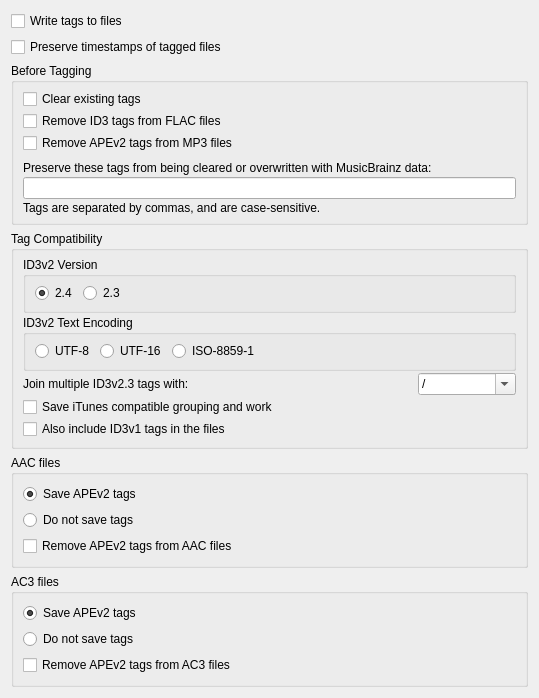
<?xml version="1.0" encoding="UTF-8"?>
<ui version="4.0">
 <class>TagsOptionsPage</class>
 <widget class="QWidget" name="TagsOptionsPage">
  <property name="geometry">
   <rect>
    <x>0</x>
    <y>0</y>
    <width>539</width>
    <height>633</height>
   </rect>
  </property>
  <layout class="QVBoxLayout">
   <item>
    <widget class="QCheckBox" name="write_tags">
     <property name="text">
      <string>Write tags to files</string>
     </property>
    </widget>
   </item>
   <item>
    <widget class="QCheckBox" name="preserve_timestamps">
     <property name="text">
      <string>Preserve timestamps of tagged files</string>
     </property>
    </widget>
   </item>
   <item>
    <widget class="QGroupBox" name="before_tagging">
     <property name="title">
      <string>Before Tagging</string>
     </property>
     <layout class="QVBoxLayout">
      <property name="spacing">
       <number>2</number>
      </property>
      <property name="topMargin">
       <number>6</number>
      </property>
      <property name="bottomMargin">
       <number>7</number>
      </property>
      <item>
       <widget class="QCheckBox" name="clear_existing_tags">
        <property name="text">
         <string>Clear existing tags</string>
        </property>
       </widget>
      </item>
      <item>
       <widget class="QCheckBox" name="remove_id3_from_flac">
        <property name="text">
         <string>Remove ID3 tags from FLAC files</string>
        </property>
       </widget>
      </item>
      <item>
       <widget class="QCheckBox" name="remove_ape_from_mp3">
        <property name="text">
         <string>Remove APEv2 tags from MP3 files</string>
        </property>
       </widget>
      </item>
      <item>
       <spacer name="verticalSpacer">
        <property name="orientation">
         <enum>Qt::Vertical</enum>
        </property>
        <property name="sizeType">
         <enum>QSizePolicy::Fixed</enum>
        </property>
        <property name="sizeHint" stdset="0">
         <size>
          <width>20</width>
          <height>6</height>
         </size>
        </property>
       </spacer>
      </item>
      <item>
       <widget class="QLabel" name="preserved_tags_label">
        <property name="text">
         <string>Preserve these tags from being cleared or overwritten with MusicBrainz data:</string>
        </property>
       </widget>
      </item>
      <item>
       <widget class="QLineEdit" name="preserved_tags"/>
      </item>
      <item>
       <widget class="QLabel" name="preserved_tags_help">
        <property name="text">
         <string>Tags are separated by commas, and are case-sensitive.</string>
        </property>
       </widget>
      </item>
     </layout>
    </widget>
   </item>
   <item>
    <widget class="QGroupBox" name="tag_compatibility">
     <property name="title">
      <string>Tag Compatibility</string>
     </property>
     <layout class="QVBoxLayout">
      <property name="spacing">
       <number>2</number>
      </property>
      <property name="topMargin">
       <number>6</number>
      </property>
      <property name="bottomMargin">
       <number>7</number>
      </property>
      <item>
       <widget class="QGroupBox" name="id3v2_version">
        <property name="title">
         <string>ID3v2 Version</string>
        </property>
        <property name="flat">
         <bool>false</bool>
        </property>
        <property name="checkable">
         <bool>false</bool>
        </property>
        <layout class="QHBoxLayout" name="horizontalLayout">
         <property name="topMargin">
          <number>6</number>
         </property>
         <property name="bottomMargin">
          <number>7</number>
         </property>
         <item>
          <widget class="QRadioButton" name="write_id3v24">
           <property name="text">
            <string>2.4</string>
           </property>
           <property name="checked">
            <bool>true</bool>
           </property>
          </widget>
         </item>
         <item>
          <widget class="QRadioButton" name="write_id3v23">
           <property name="text">
            <string>2.3</string>
           </property>
           <property name="checked">
            <bool>false</bool>
           </property>
          </widget>
         </item>
         <item>
          <widget class="QLabel" name="label">
           <property name="text">
            <string/>
           </property>
           <property name="wordWrap">
            <bool>true</bool>
           </property>
          </widget>
         </item>
         <item>
          <spacer name="horizontalSpacer_2">
           <property name="orientation">
            <enum>Qt::Horizontal</enum>
           </property>
           <property name="sizeHint" stdset="0">
            <size>
             <width>40</width>
             <height>20</height>
            </size>
           </property>
          </spacer>
         </item>
        </layout>
       </widget>
      </item>
      <item>
       <widget class="QGroupBox" name="id3v2_text_encoding">
        <property name="title">
         <string>ID3v2 Text Encoding</string>
        </property>
        <layout class="QHBoxLayout" name="horizontalLayout_2">
         <property name="topMargin">
          <number>6</number>
         </property>
         <property name="bottomMargin">
          <number>7</number>
         </property>
         <item>
          <widget class="QRadioButton" name="enc_utf8">
           <property name="text">
            <string>UTF-8</string>
           </property>
          </widget>
         </item>
         <item>
          <widget class="QRadioButton" name="enc_utf16">
           <property name="text">
            <string>UTF-16</string>
           </property>
          </widget>
         </item>
         <item>
          <widget class="QRadioButton" name="enc_iso88591">
           <property name="text">
            <string>ISO-8859-1</string>
           </property>
          </widget>
         </item>
         <item>
          <spacer name="horizontalSpacer">
           <property name="orientation">
            <enum>Qt::Horizontal</enum>
           </property>
           <property name="sizeHint" stdset="0">
            <size>
             <width>40</width>
             <height>20</height>
            </size>
           </property>
          </spacer>
         </item>
         <item>
          <widget class="QLabel" name="label_2">
           <property name="text">
            <string/>
           </property>
           <property name="wordWrap">
            <bool>true</bool>
           </property>
          </widget>
         </item>
        </layout>
       </widget>
      </item>
      <item>
       <layout class="QHBoxLayout" name="hbox_id3v23_join_with">
        <item>
         <widget class="QLabel" name="label_id3v23_join_with">
          <property name="sizePolicy">
           <sizepolicy hsizetype="Preferred" vsizetype="Preferred">
            <horstretch>4</horstretch>
            <verstretch>0</verstretch>
           </sizepolicy>
          </property>
          <property name="text">
           <string>Join multiple ID3v2.3 tags with:</string>
          </property>
         </widget>
        </item>
        <item>
         <widget class="QComboBox" name="id3v23_join_with">
          <property name="sizePolicy">
           <sizepolicy hsizetype="Preferred" vsizetype="Fixed">
            <horstretch>1</horstretch>
            <verstretch>0</verstretch>
           </sizepolicy>
          </property>
          <property name="toolTip">
           <string>&lt;html&gt;&lt;head/&gt;&lt;body&gt;&lt;p&gt;Default is '/' to maintain compatibility with previous Picard releases.&lt;/p&gt;&lt;p&gt;New alternatives are ';_' or '_/_' or type your own. &lt;/p&gt;&lt;/body&gt;&lt;/html&gt;</string>
          </property>
          <property name="editable">
           <bool>true</bool>
          </property>
          <item>
           <property name="text">
            <string notr="true">/</string>
           </property>
          </item>
          <item>
           <property name="text">
            <string notr="true">; </string>
           </property>
          </item>
          <item>
           <property name="text">
            <string notr="true"> / </string>
           </property>
          </item>
         </widget>
        </item>
       </layout>
      </item>
      <item>
       <widget class="QCheckBox" name="itunes_compatible_grouping">
        <property name="text">
         <string>Save iTunes compatible grouping and work</string>
        </property>
       </widget>
      </item>
      <item>
       <widget class="QCheckBox" name="write_id3v1">
        <property name="text">
         <string>Also include ID3v1 tags in the files</string>
        </property>
       </widget>
      </item>
     </layout>
    </widget>
   </item>
   <item>
    <widget class="QGroupBox" name="aac_tags">
     <property name="title">
      <string>AAC files</string>
     </property>
     <layout class="QVBoxLayout" name="verticalLayout">
      <item>
       <widget class="QRadioButton" name="aac_save_ape">
        <property name="text">
         <string>Save APEv2 tags</string>
        </property>
        <property name="checked">
         <bool>true</bool>
        </property>
       </widget>
      </item>
      <item>
       <widget class="QRadioButton" name="aac_no_tags">
        <property name="text">
         <string>Do not save tags</string>
        </property>
       </widget>
      </item>
      <item>
       <widget class="QCheckBox" name="remove_ape_from_aac">
        <property name="text">
         <string>Remove APEv2 tags from AAC files</string>
        </property>
       </widget>
      </item>
     </layout>
    </widget>
   </item>
   <item>
    <widget class="QGroupBox" name="ac3_files">
     <property name="title">
      <string>AC3 files</string>
     </property>
     <layout class="QVBoxLayout" name="verticalLayout_2">
      <item>
       <widget class="QRadioButton" name="ac3_save_ape">
        <property name="text">
         <string>Save APEv2 tags</string>
        </property>
        <property name="checked">
         <bool>true</bool>
        </property>
       </widget>
      </item>
      <item>
       <widget class="QRadioButton" name="ac3_no_tags">
        <property name="text">
         <string>Do not save tags</string>
        </property>
       </widget>
      </item>
      <item>
       <widget class="QCheckBox" name="remove_ape_from_ac3">
        <property name="text">
         <string>Remove APEv2 tags from AC3 files</string>
        </property>
       </widget>
      </item>
     </layout>
    </widget>
   </item>
   <item>
    <spacer name="spacer">
     <property name="orientation">
      <enum>Qt::Vertical</enum>
     </property>
     <property name="sizeHint" stdset="0">
      <size>
       <width>274</width>
       <height>41</height>
      </size>
     </property>
    </spacer>
   </item>
  </layout>
 </widget>
 <tabstops>
  <tabstop>write_tags</tabstop>
  <tabstop>preserve_timestamps</tabstop>
  <tabstop>clear_existing_tags</tabstop>
  <tabstop>remove_id3_from_flac</tabstop>
  <tabstop>remove_ape_from_mp3</tabstop>
  <tabstop>preserved_tags</tabstop>
  <tabstop>write_id3v24</tabstop>
  <tabstop>write_id3v23</tabstop>
  <tabstop>enc_utf8</tabstop>
  <tabstop>enc_utf16</tabstop>
  <tabstop>enc_iso88591</tabstop>
  <tabstop>id3v23_join_with</tabstop>
  <tabstop>write_id3v1</tabstop>
 </tabstops>
 <resources/>
 <connections/>
</ui>
